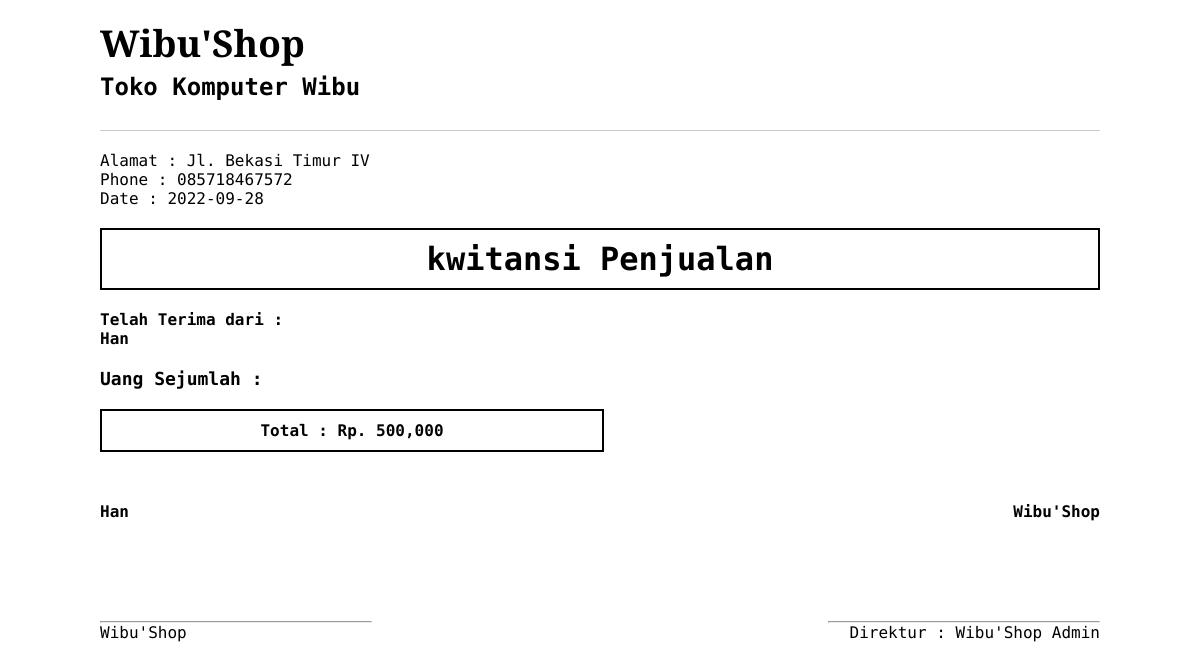
The app's page /kwitansi.php?kode=54 with its own data.
### tables this page shows
CREATE TABLE `detil_pesan` (
  `id_pesan_produk` int(11) NOT NULL,
  `id_pesan` int(100) NOT NULL,
  `id_produk` varchar(10) NOT NULL,
  `jumlah` int(5) NOT NULL,
  `harga` decimal(10,0) NOT NULL,
  `nm_produk` varchar(100) NOT NULL,
  `subharga` int(100) NOT NULL,
  `total_harga` int(100) NOT NULL
);

CREATE TABLE `pesan` (
  `id_pesan` int(5) NOT NULL,
  `id_pelanggan` varchar(5) NOT NULL,
  `tgl_pesan` date NOT NULL,
  `harga` int(100) NOT NULL,
  `nm_pelanggan` varchar(100) NOT NULL,
  `alamat` text NOT NULL,
  `telepon` varchar(100) NOT NULL
);

### kwitansi.php (the view, shortened to what this page needs)
<?php
include 'config.php';
?>
<!DOCTYPE html>
<html lang="en">
<head>
  <link rel="stylesheet" href="style/kwitansi.css?<?php echo time()?>">
</head>
<body>
  <div class="container">
    <header>
      <h1 class="nama-toko">Wibu'Shop</h1>
      <h3 class="keterangan">Toko Komputer Wibu</h3>
    </header>
    <?php
      $ambil = mysqli_query($koneksi, "SELECT * FROM pesan JOIN detil_pesan ON pesan.id_pesan=detil_pesan.id_pesan WHERE pesan.id_pesan='$_GET[kode]' ");
      $detail = $ambil->fetch_assoc();
    ?>
    <div class="deskripsi">
      <div class="alamat">Alamat : Jl. Bekasi Timur IV</div>
      <div class="phone">Phone : 085718467572</div>
      <div class="date">Date : <?php echo $detail['tgl_pesan']?></div>
    </div>
    <div class="logo-faktur">
      <h1>kwitansi Penjualan</h1>
    </div>
    <div class="deskripsi-pelanggan">
      <ul>
        <div>Telah Terima dari :</div>
        <div><?php echo $detail['nm_pelanggan']?></div>
      </ul>
      <ul>
        <div class="sejumlah">Uang Sejumlah :</div>
      </ul>
    </div>
    <div class="total">
    <h4>Total : Rp. <?php echo number_format($detail['total_harga'])?></h4>
    </div>
    <div class="ttd">
      <div class="left">
        <h4><?php echo $detail['nm_pelanggan']?></h4>
        <hr>
        <div>Wibu'Shop</div>
      </div>
      <div class="right">
        <h4>Wibu'Shop</h4>
        <hr>
        <div>Direktur : Wibu'Shop Admin</div>
      </div>
    </div>
  </div>
</body>
</html>

### style/kwitansi.css (style rules this page uses)
* { margin: 0; padding: 0; font-family: 'Fira Code'; }
.container { width: 1000px; margin: auto; }
header { width: 100%; padding: 20px 0; line-height: 45px; border-bottom: 1px solid rgba(0, 0, 0, 20%); }
header h1 { font-size: 37px; font-weight: bold; font-family: 'Playfair Display'; }
header h3 { font-size: 24px; }
.deskripsi { margin: 20px 0; }
.logo-faktur { border: 2px solid rgba(0, 0, 0, 100%); text-align: center; }
.logo-faktur h1 { padding: 10px; }
.total { width: 500px; border: 2px solid rgba(0, 0, 0, 100%); text-align: center; }
.total h4 { padding: 10px; }
.sejumlah { margin: 20px 0; font-size: 18px; }
.deskripsi-pelanggan { margin-top: 20px; }
.deskripsi-pelanggan div { font-weight: bold; }
h4 { padding-top: 20px; }
hr { width: 270px; margin-top: 100px; }
.ttd { width: 100%; display: flex; margin-top: 30px; }
.ttd .left { width: 50%; }
.ttd .right { width: 50%; display: flex; flex-direction: column; align-items: flex-end; }

### records on screen
detil_pesan: id_pesan.tgl_pesan "2022-09-28", id_pesan.nm_pelanggan "Han", total_harga "500,000"
